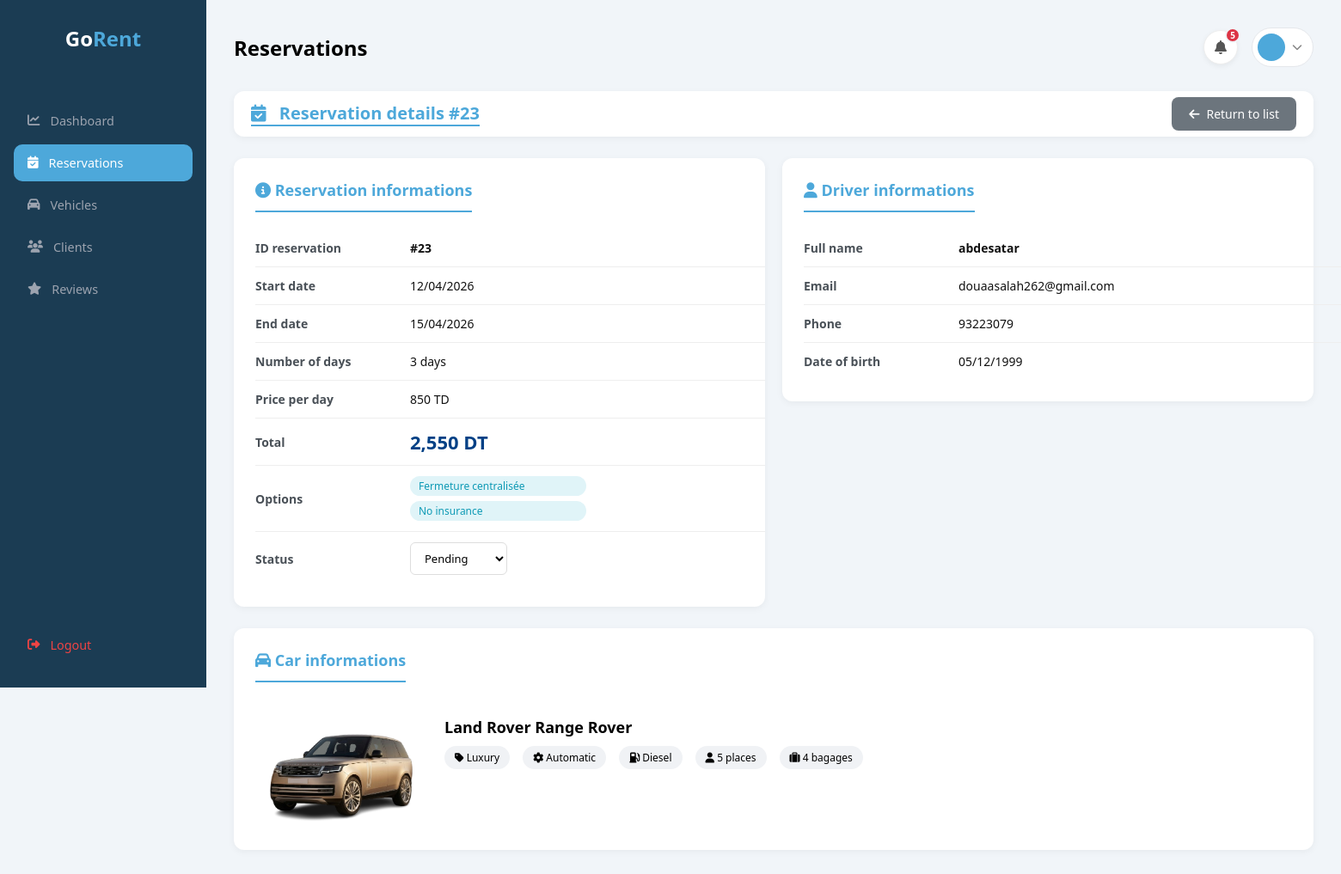
Before: /admin/ad_reservation.php?view=23 with the older database file.
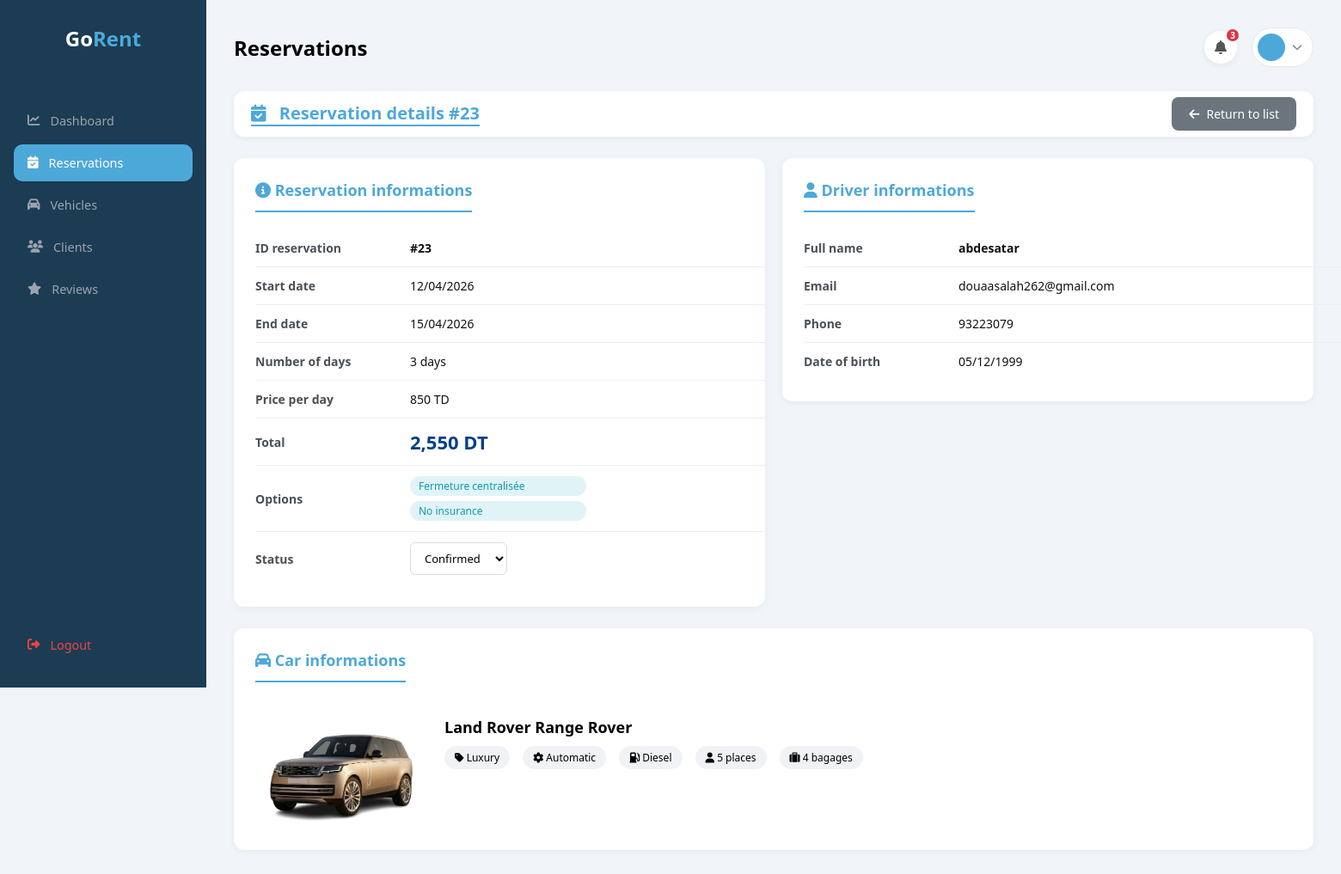
After: the same page with the newer database file.
### tables this page shows
CREATE TABLE `reservation` (
  `id_reservation` int(11) NOT NULL,
  `id_client` int(11) NOT NULL,
  `id_voiture` int(11) NOT NULL,
  `date_reservation` timestamp NOT NULL DEFAULT current_timestamp(),
  `date_debut` date NOT NULL,
  `date_fin` date NOT NULL,
  `statut` varchar(20) DEFAULT 'En attente',
  `total` decimal(10,2) DEFAULT NULL,
  `telephone` varchar(20) DEFAULT NULL,
  `adresse` text DEFAULT NULL,
  `datenaiss` date DEFAULT NULL,
  `civility` varchar(10) DEFAULT NULL
);

CREATE TABLE `voitures` (
  `id` int(11) NOT NULL,
  `marque` varchar(20) NOT NULL,
  `modele` varchar(20) NOT NULL,
  `annee` int(11) NOT NULL,
  `imgfront` varchar(255) NOT NULL,
  `imginter` varchar(255) NOT NULL,
  `imgcote` varchar(255) NOT NULL,
  `type` varchar(20) NOT NULL,
  `boite` varchar(20) NOT NULL,
  `carburant` varchar(20) NOT NULL,
  `places` int(11) NOT NULL,
  `bagages` int(11) NOT NULL,
  `prix` decimal(6,0) NOT NULL
);

CREATE TABLE `options` (
  `id` int(11) NOT NULL,
  `nom` varchar(30) NOT NULL,
  `description` varchar(300) NOT NULL,
  `prix` decimal(5,2) NOT NULL,
  `est_inclus` tinyint(1) NOT NULL
);

CREATE TABLE `users` (
  `idclient` int(11) NOT NULL,
  `email` varchar(70) NOT NULL,
  `nom` varchar(100) NOT NULL,
  `motdepasse` varchar(100) NOT NULL,
  `created_at` timestamp NOT NULL DEFAULT current_timestamp() ON UPDATE current_timestamp()
);

### admin/ad_reservation.php (the view, shortened to what this page needs)
<?php
$conn = new mysqli("localhost", "root", "", "locationvoitures");
$view_id = isset($_GET['view']) ? (int) $_GET['view'] : 0;
$reservation = null;
if ($view_id > 0) {
    $detail_sql = "SELECT r.*, u.nom as client_nom, u.email as client_email, r.telephone, r.datenaiss,
                   v.marque, v.modele, v.prix as prix_jour, v.type, v.boite, v.carburant, v.places, v.bagages, v.imgfront
                   FROM reservation r
                   JOIN users u ON r.id_client = u.idclient
                   JOIN voitures v ON r.id_voiture = v.id
                   WHERE r.id_reservation = $view_id";
    $detail_result = $conn->query($detail_sql);
    $reservation = $detail_result->fetch_assoc();
}
$options_resa = [];
if ($view_id > 0) {
    $sql_opts = "SELECT o.nom, o.prix
                 FROM reservation_options ro
                 JOIN options o ON ro.idoption = o.id
                 WHERE ro.idreservation = $view_id";
    $res_opts = $conn->query($sql_opts);
    while ($opt = $res_opts->fetch_assoc()) {
        $options_resa[] = $opt;
    }
}
$notif_result = $conn->query("SELECT id_reservation, u.nom, v.marque, v.modele, r.date_debut
    FROM reservation r
    JOIN users u ON r.id_client = u.idclient
    JOIN voitures v ON r.id_voiture = v.id
    WHERE r.statut = 'Pending'
    ORDER BY r.id_reservation DESC");
$notif_count = $notif_result->num_rows;
?>
<!DOCTYPE html>
<html lang="fr">
<head>
    <link rel="stylesheet" href="styles/sidebar.css">
    <link rel="stylesheet" href="styles/ad_reservation.css">
    <link rel="stylesheet" href="https://cdnjs.cloudflare.com/ajax/libs/font-awesome/6.5.0/css/all.min.css">
</head>
<body>
    <div class="admin-layout">
        <aside class="sidebar">
            <?php include 'sidebar.php'; ?>
        </aside>
        <div class="main-content">
            <div class="admin-header">
                <h2>Reservations</h2>
                <div style="display:flex; align-items:center; gap:16px;">
                    <div class="notif-wrapper" id="notifWrapper">
                        <button class="notif-btn" onclick="toggleNotif()">
                            <i class="fa-solid fa-bell"></i>
                            <?php if ($notif_count > 0): ?>
                                <span class="notif-badge">
                                    <?php echo $notif_count; ?>
                                </span>
                            <?php endif; ?>
                        </button>
                    </div>
                    <div class="admin-profile">
                        <a href="profile.php" class="profile-btn">
                            <div class="profile-avatar">
                            </div>
                            <i class="fa-solid fa-chevron-down" style="font-size:0.75rem; color:#888;"></i>
                        </a>
                    </div>
                </div>
            </div>
            <?php if ($view_id > 0 && $reservation): ?>
                <div class="page-header">
                    <h1><i class="fas fa-calendar-check"></i> Reservation details #<?php echo $view_id; ?></h1>
                    <a href="ad_reservation.php" class="btn-back"><i class="fas fa-arrow-left"></i> Return to list</a>
                </div>
                <?php
                $date_debut = new DateTime($reservation['date_debut']);
                $date_fin = new DateTime($reservation['date_fin']);
                $days = $date_debut->diff($date_fin)->days;
                ?>
                <div class="detail-container">
                    <div class="detail-card" style="overflow:hidden;">
                        <h3><i class="fas fa-info-circle"></i> Reservation informations</h3>
                        <table class="detail-table" style="width:100%; word-break:break-word;">
                            <tr>
                                <td>ID reservation</td>
                                <td><strong>#<?php echo $reservation['id_reservation']; ?></strong></td>
                            </tr>
                            <tr>
                                <td>Start date</td>
                                <td><?php echo date('d/m/Y', strtotime($reservation['date_debut'])); ?></td>
                            </tr>
                            <tr>
                                <td>End date</td>
                                <td><?php echo date('d/m/Y', strtotime($reservation['date_fin'])); ?></td>
                            </tr>
                            <tr>
                                <td>Number of days</td>
                                <td><?php echo $days; ?> days</td>
                            </tr>
                            <tr>
                                <td>Price per day</td>
                                <td><?php echo number_format($reservation['prix_jour'], 0); ?> TD</td>
                            </tr>
                            <tr>
                                <td>Total</td>
                                <td class="total-amount"><?php echo number_format($reservation['total'], 0); ?> DT</td>
                            </tr>
                            <tr>
                                <td>Options</td>
                                <td>
                                    <?php if (!empty($options_resa)): ?>
                                        <div class="options-container">
                                            <?php foreach ($options_resa as $opt): ?>
                                                <span class="option-badge">
                                                    <?php echo htmlspecialchars($opt['nom']); ?>
                                                </span>
                                            <?php endforeach; ?>
                                        </div>
                                    <?php else: ?>
                                        <span style="color:#aaa;">No options</span>
                                    <?php endif; ?>
                                </td>
                            </tr>
                            <tr>
                                <td>Status</td>
                                <td>
                                    <form method="POST" action="ad_reservation.php?view=<?php echo $view_id; ?>"
                                        style="display: inline;">
                                        <select name="statut" class="statut-select" onchange="this.form.submit()">
                                            <option value="Pending" <?php echo $reservation['statut'] == 'Pending' ? 'selected' : ''; ?>>Pending</option>
                                            <option value="Confirmed" <?php echo $reservation['statut'] == 'Confirmed' ? 'selected' : ''; ?>>Confirmed</option>
                                        </select>
                                    </form>
                                </td>
                            </tr>
                        </table>
                    </div>
                    <div class="detail-card">
                        <h3><i class="fas fa-user"></i> Driver informations</h3>
                        <table class="detail-table">
                            <tr>
                                <td>Full name</td>
                                <td><strong><?php echo htmlspecialchars($reservation['client_nom']); ?></strong></td>
                            </tr>
                            <tr>
                                <td>Email</td>
                                <td><?php echo htmlspecialchars($reservation['client_email']); ?></td>
                            </tr>
                            <tr>
                                <td>Phone</td>
                                <td><?php echo htmlspecialchars($reservation['telephone']); ?></td>
                            </tr>
                            <tr>
                                <td>Date of birth</td>
                                <td><?php echo date('d/m/Y', strtotime($reservation['datenaiss'])); ?></td>
                            </tr>
                        </table>
                    </div>
                </div>
                <div class="detail-card" style="margin-top: 25px;">
                    <h3><i class="fas fa-car"></i> Car informations</h3>
                    <div class="vehicle-card">
                        <img src="../<?php echo htmlspecialchars($reservation['imgfront']); ?>">
                        <div class="vehicle-info">
                            <h4><?php echo htmlspecialchars($reservation['marque'] . ' ' . $reservation['modele']); ?></h4>
                            <div class="vehicle-specs">
                                <span><i class="fas fa-tag"></i> <?php echo $reservation['type']; ?></span>
                                <span><i class="fas fa-gear"></i> <?php echo $reservation['boite']; ?></span>
                                <span><i class="fas fa-gas-pump"></i> <?php echo $reservation['carburant']; ?></span>
                                <span><i class="fas fa-user"></i> <?php echo $reservation['places']; ?> places</span>
                                <span><i class="fas fa-suitcase"></i> <?php echo $reservation['bagages']; ?> bagages</span>
                            </div>
                        </div>
                    </div>
                </div>
            <?php endif; ?>
        </div>
    </div>
</body>
</html>

### admin/sidebar.php
<?php $current = basename($_SERVER['PHP_SELF']); ?>
<div class="sidebar-logo">
    <center>
        <h2>Go<span>Rent</span></h2>
    </center>
</div>
<br>
<nav class="sidebar-nav">
    <a href="dashboard.php" class="nav-item <?php echo $current == 'dashboard.php' ? 'active' : ''; ?>">
        <i class="fa-solid fa-chart-line"></i> Dashboard
    </a>
    <a href="ad_reservation.php" class="nav-item <?php echo $current == 'ad_reservation.php' ? 'active' : ''; ?>">
        <i class="fa-solid fa-calendar-check"></i> Reservations
    </a>
    <a href="admi_car.php" class="nav-item <?php echo $current == 'admi_car.php' ? 'active' : ''; ?>">
        <i class="fa-solid fa-car"></i> Vehicles
    </a>
    <a href="clients.php" class="nav-item <?php echo $current == 'clients.php' ? 'active' : ''; ?>">
        <i class="fa-solid fa-users"></i> Clients
    </a>
    <a href="reviews.php" class="nav-item <?php echo $current == 'reviews.php' ? 'active' : ''; ?>">
        <i class="fa-solid fa-star"></i> Reviews
    </a>
</nav>
<a href="logout.php" class="sidebar-logout">
    <i class="fa-solid fa-right-from-bracket"></i> Logout
</a>

### admin/styles/sidebar.css (style rules this page uses)
* { margin: 0; padding: 0; box-sizing: border-box; font-family: 'Segoe UI', sans-serif; }
body { background: #f1f5f9; }
.admin-layout { display: flex; min-height: 100vh; }
.sidebar { width: 240px; background: #1B3C53; display: flex; flex-direction: column; padding: 28px 16px; position: fixed; top: 0; left: 0; height: 100vh; }
.sidebar-logo h2 { color: #fff; font-size: 1.5rem; font-weight: 800; }
.sidebar-logo h2 span { color: #4DA8DA; }
.sidebar-nav { display: flex; flex-direction: column; gap: 6px; flex: 1; margin-top: 32px; }
.nav-item { display: flex; align-items: center; gap: 12px; padding: 12px 16px; border-radius: 10px; color: #9ca3af; text-decoration: none; font-size: 0.9rem; transition: all 0.2s; }
.nav-item:hover, .nav-item.active { background: #4DA8DA; color: #fff; }
.sidebar-logout { display: flex; align-items: center; gap: 12px; padding: 12px 16px; border-radius: 10px; color: #ef4444; text-decoration: none; font-size: 0.9rem; transition: background 0.2s; }
.admin-header { display: flex; justify-content: space-between; align-items: center; margin-bottom: 28px; }
.profile-btn { display: flex; align-items: center; gap: 8px; background: #fff; border: 1px solid #e5e7eb; border-radius: 50px; padding: 6px 12px 6px 6px; text-decoration: none; transition: background 0.2s; cursor: pointer; }
.profile-avatar { width: 32px; height: 32px; border-radius: 50%; background: #4DA8DA; color: #fff; display: flex; align-items: center; justify-content: center; font-size: 0.9rem; font-weight: 700; }

Changed rows visible on the page:
changed reservation "Land Rover Range Rover": statut "Pending" → "Confirmed"
Other visible differences:
$notif_count: "5" → "3"
